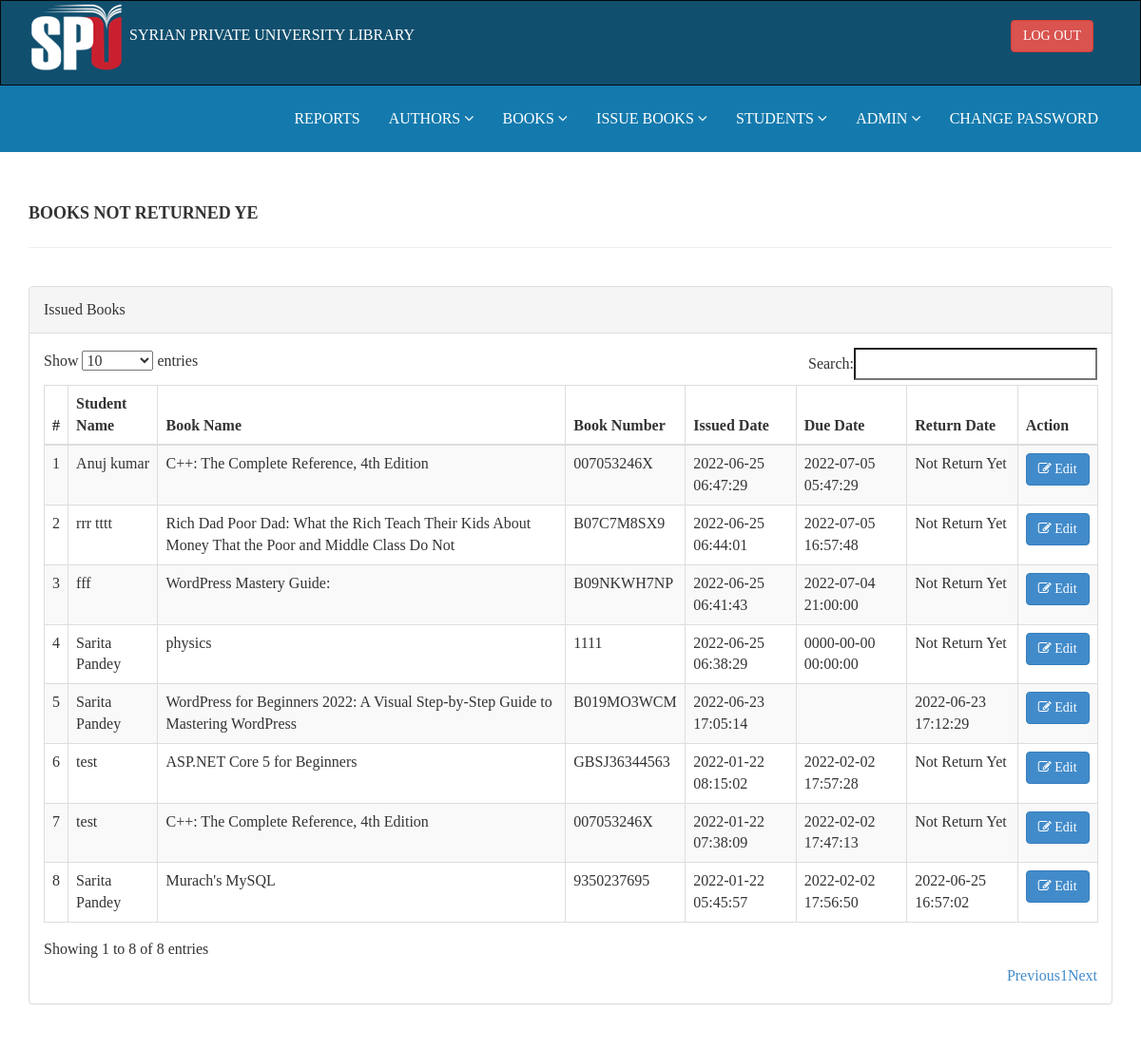
/admin/manage-notreturn-books.php (signed in), run on the app's committed database.
### tables this page shows
CREATE TABLE `tblissuedbookdetails` (
  `id` int(11) NOT NULL,
  `BookId` int(11) DEFAULT NULL,
  `StudentID` varchar(150) DEFAULT NULL,
  `IssuesDate` timestamp NULL DEFAULT current_timestamp(),
  `due_date` timestamp NULL DEFAULT NULL,
  `ReturnDate` timestamp NULL DEFAULT NULL ON UPDATE current_timestamp(),
  `RetrunStatus` int(1) DEFAULT NULL,
  `fine` int(11) DEFAULT NULL
);

CREATE TABLE `tblstudents` (
  `id` int(11) NOT NULL,
  `StudentId` varchar(100) DEFAULT NULL,
  `FullName` varchar(120) DEFAULT NULL,
  `EmailId` varchar(120) DEFAULT NULL,
  `MobileNumber` char(11) DEFAULT NULL,
  `Password` varchar(120) DEFAULT NULL,
  `Status` int(1) DEFAULT NULL,
  `RegDate` timestamp NULL DEFAULT current_timestamp(),
  `UpdationDate` timestamp NULL DEFAULT NULL ON UPDATE current_timestamp()
);

CREATE TABLE `tblbooks` (
  `id` int(11) NOT NULL,
  `BookName` varchar(255) DEFAULT NULL,
  `CatId` int(11) DEFAULT NULL,
  `AuthorId` int(11) DEFAULT NULL,
  `ISBNNumber` varchar(25) DEFAULT NULL,
  `BookPrice` decimal(10,2) DEFAULT NULL,
  `bookImage` varchar(250) NOT NULL,
  `count` int(11) NOT NULL,
  `issued_count` int(11) NOT NULL,
  `isIssued` int(1) DEFAULT NULL,
  `RegDate` timestamp NULL DEFAULT current_timestamp(),
  `UpdationDate` timestamp NULL DEFAULT NULL ON UPDATE current_timestamp(),
  `cat1` int(11) NOT NULL,
  `cat2` int(11) NOT NULL,
  `publishing_house` varchar(255) NOT NULL
);

### admin/manage-notreturn-books.php (the view, shortened to what this page needs)
<?php
include('includes/config.php');
if (strlen($_SESSION['alogin']) == 0) {
    header('location:index.php');
} else {
?>
    <!DOCTYPE html>
    <html xmlns="http://www.w3.org/1999/xhtml">
    <head>
        <link href="assets/css/bootstrap.css" rel="stylesheet" />
        <link href="assets/css/font-awesome.css" rel="stylesheet" />
        <link href="assets/js/dataTables/dataTables.bootstrap.css" rel="stylesheet" />
        <link href="assets/css/style.css" rel="stylesheet" />
    </head>
    <body>
        <?php include('includes/header.php'); ?>
        <div class="content-wrapper">
            <div class="container">
                <div class="row pad-botm">
                    <div class="col-md-12">
                        <h4 class="header-line">Books Not returned ye</h4>
                    </div>
                    <div class="row">
                    </div>
                </div>
                <div class="row">
                    <div class="col-md-12">
                        <div class="panel panel-default">
                            <div class="panel-heading">
                                Issued Books
                            </div>
                            <div class="panel-body">
                                <div class="table-responsive">
                                    <table class="table table-striped table-bordered table-hover" id="dataTables-example">
                                        <thead>
                                            <tr>
                                                <th>#</th>
                                                <th>Student Name</th>
                                                <th>Book Name</th>
                                                <th>Book Number </th>
                                                <th>Issued Date</th>
                                                <th>Due Date</th>
                                                <th>Return Date</th>
                                                <th>Action</th>
                                            </tr>
                                        </thead>
                                        <tbody>
                                            <?php $sql = "SELECT tblstudents.FullName,tblbooks.BookName,tblbooks.ISBNNumber,tblissuedbookdetails.IssuesDate,tblissuedbookdetails.ReturnDate,tblissuedbookdetails.due_date,tblissuedbookdetails.id as rid from  tblissuedbookdetails join tblstudents on tblstudents.StudentId=tblissuedbookdetails.StudentId
                                            join tblbooks on tblbooks.id=tblissuedbookdetails.BookId
                                            where (RetrunStatus='' || RetrunStatus is null)
                                            order by tblissuedbookdetails.id desc";
                                            $query = $dbh->prepare($sql);
                                            $query->execute();
                                            $results = $query->fetchAll(PDO::FETCH_OBJ);
                                            $cnt = 1;
                                            if ($query->rowCount() > 0) {
                                                foreach ($results as $result) {               ?>
                                                    <tr class="odd gradeX">
                                                        <td class="center"><?php echo htmlentities($cnt); ?></td>
                                                        <td class="center"><?php echo htmlentities($result->FullName); ?></td>
                                                        <td class="center"><?php echo htmlentities($result->BookName); ?></td>
                                                        <td class="center"><?php echo htmlentities($result->ISBNNumber); ?></td>
                                                        <td class="center"><?php echo htmlentities($result->IssuesDate); ?></td>
                                                        <td class="center"><?php echo htmlentities($result->due_date); ?></td>
                                                        <td class="center"><?php if ($result->ReturnDate == "") {
                                                                                echo htmlentities("Not Return Yet");
                                                                            } else {
                                                                                echo htmlentities($result->ReturnDate);
                                                                            }
                                                                            ?></td>
                                                        <td class="center">
                                                            <a href="update-issue-bookdeails.php?rid=<?php echo htmlentities($result->rid); ?>"><button class="btn btn-primary"><i class="fa fa-edit "></i> Edit</button>
                                                        </td>
                                                    </tr>
                                            <?php $cnt = $cnt + 1;
                                                }
                                            } ?>
                                        </tbody>
                                    </table>
                                </div>
                            </div>
                        </div>
                    </div>
                </div>
            </div>
        </div>
    </body>
    </html>
<?php } ?>

### admin/assets/css/style.css (style rules this page uses)
.content-wrapper { margin-top: 40px; min-height: 800px; padding-bottom: 90px; }
.header-line { font-weight: 900; padding-bottom: 25px; border-bottom: 1px solid #eeeeee; text-transform: uppercase; }
.pad-botm { padding-bottom: 30px; }

### data on the page
tblissuedbookdetails: tblstudents.FullName "Anuj kumar", BookId.BookName "C++: The Complete Reference, 4th Edition", BookId.ISBNNumber "007053246X", IssuesDate "2022-06-25 06:47:29", due_date "2022-07-05 05:47:29"
tblissuedbookdetails: tblstudents.FullName "rrr tttt", BookId.BookName "Rich Dad Poor Dad: What the Rich Teach Their Kids About Money That the Poor and Middle Class Do Not", BookId.ISBNNumber "B07C7M8SX9", IssuesDate "2022-06-25 06:44:01", due_date "2022-07-05 16:57:48"
tblissuedbookdetails: tblstudents.FullName "fff", BookId.BookName "WordPress Mastery Guide:", BookId.ISBNNumber "B09NKWH7NP", IssuesDate "2022-06-25 06:41:43", due_date "2022-07-04 21:00:00"
tblissuedbookdetails: tblstudents.FullName "Sarita Pandey", BookId.BookName "physics", BookId.ISBNNumber "1111", IssuesDate "2022-06-25 06:38:29", due_date "0000-00-00 00:00:00"
tblissuedbookdetails: tblstudents.FullName "Sarita Pandey", BookId.BookName "WordPress for Beginners 2022: A Visual Step-by-Step Guide to Mastering WordPress", BookId.ISBNNumber "B019MO3WCM", IssuesDate "2022-06-23 17:05:14", ReturnDate "2022-06-23 17:12:29"
tblissuedbookdetails: tblstudents.FullName "test", BookId.BookName "ASP.NET Core 5 for Beginners", BookId.ISBNNumber "GBSJ36344563", IssuesDate "2022-01-22 08:15:02", due_date "2022-02-02 17:57:28"
tblissuedbookdetails: tblstudents.FullName "test", BookId.BookName "C++: The Complete Reference, 4th Edition", BookId.ISBNNumber "007053246X", IssuesDate "2022-01-22 07:38:09", due_date "2022-02-02 17:47:13"
tblissuedbookdetails: tblstudents.FullName "Sarita Pandey", BookId.BookName "Murach's MySQL", BookId.ISBNNumber "9350237695", IssuesDate "2022-01-22 05:45:57", due_date "2022-02-02 17:56:50", ReturnDate "2022-06-25 16:57:02"
